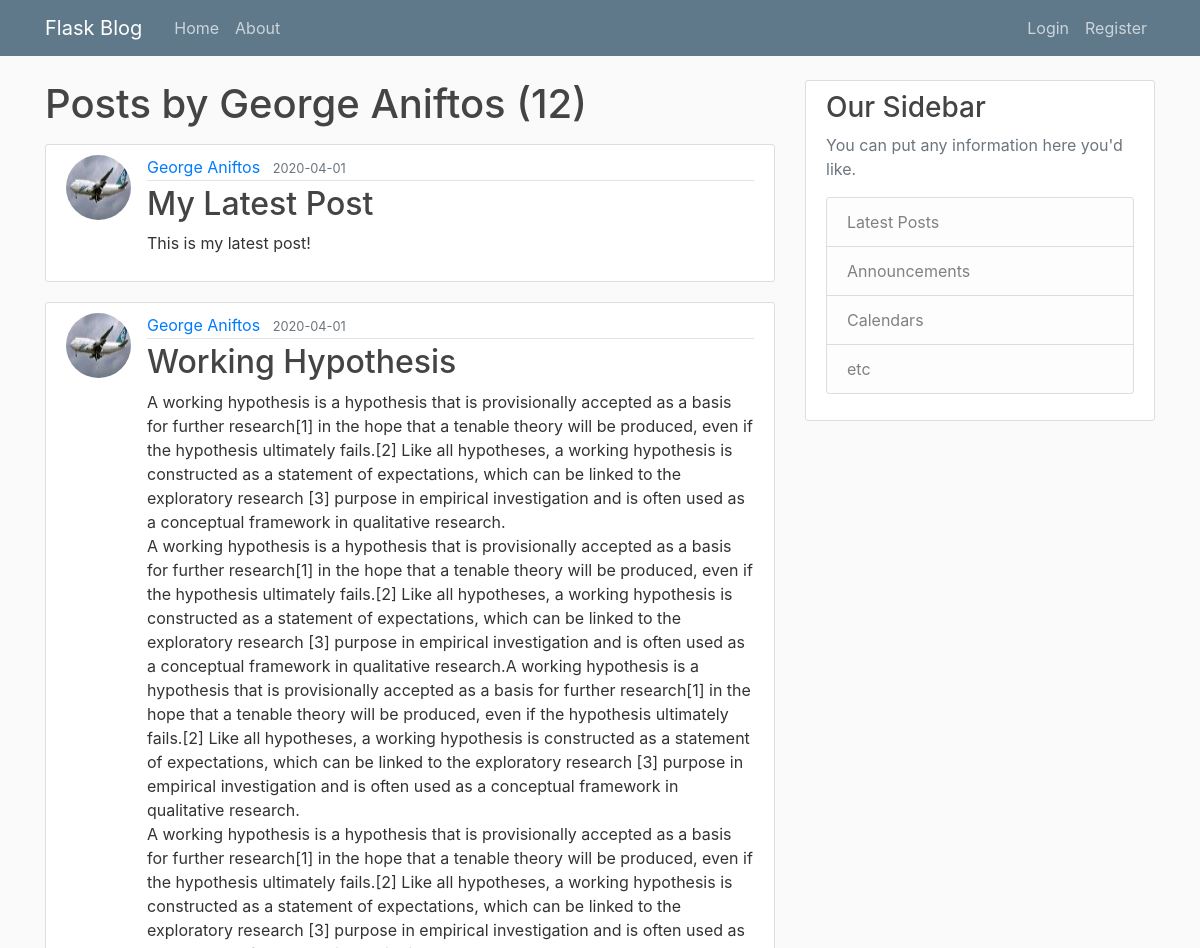
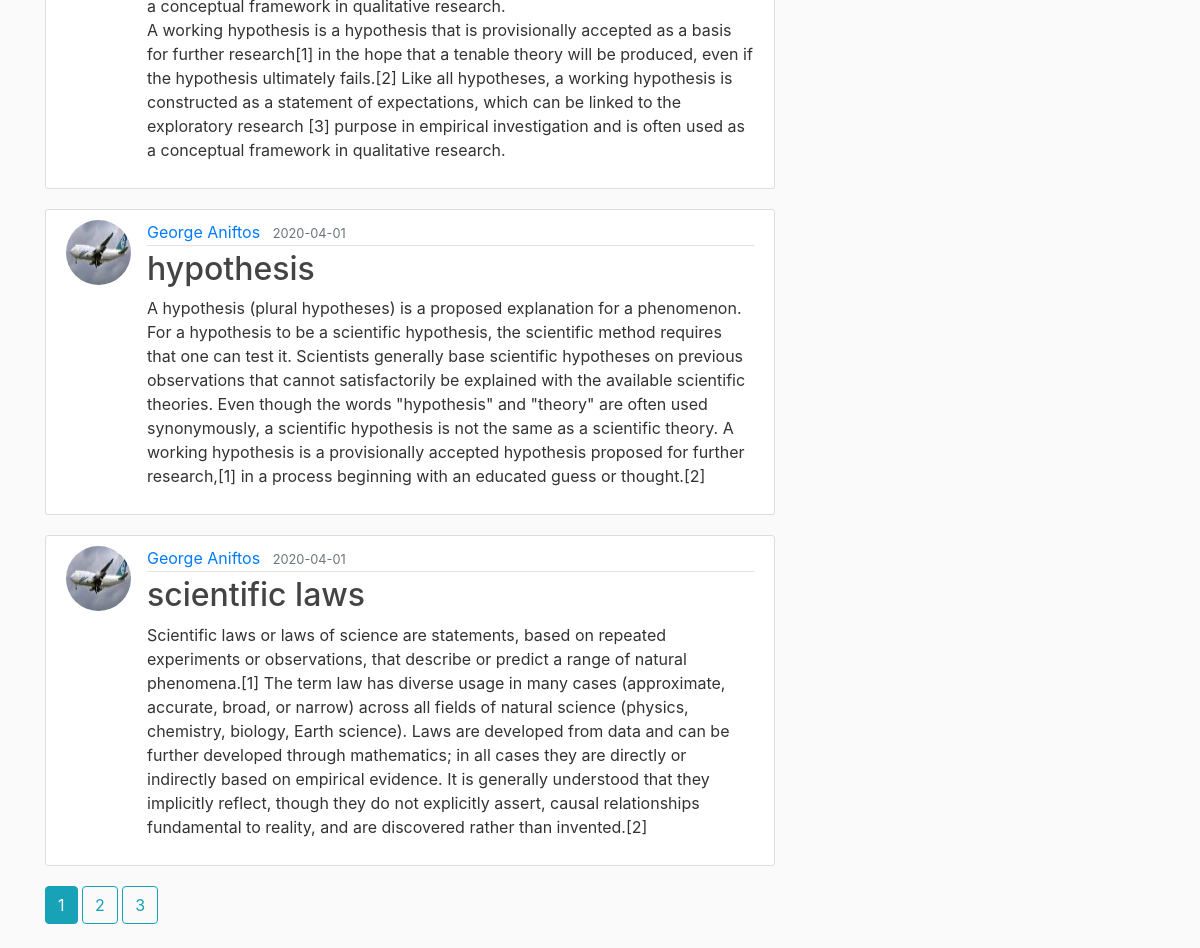
Page /user/George Aniftos on the committed database (2 pictures, top to bottom).
### flaskblog/models.py (models this page shows, shortened)
class User(db.Model, UserMixin): #Each class is an individual table on the database with the name of "user" (lowercase)
    id = db.Column(db.Integer, primary_key = True) #primary key means a unique id for a user
    username = db.Column(db.String(20), unique = True, nullable = False) #unique means again same us above, cant be empty
    email = db.Column(db.String(120), unique = True, nullable = False)
    image_file = db.Column(db.String(20), nullable = False, default = 'default.jpg') #no unique = True because there is going to be a default picture
    password = db.Column(db.String(60), nullable = True) #generate hash of 60 characters
    posts = db.relationship('Post', backref='author', lazy = True) #defines a relationship not a column!
    '''Our post attritube has relationship to the Post model(class).
    Backref (is like creating a new column but not actuall) and uses the author attribute to get the user who created the post!
    Lazy defines when to pull all the posts data from that specific user. '''

class Post(db.Model): #Each class is an individual table on the database with the name "post" (lowercase)
    id = db.Column(db.Integer, primary_key = True) #unique post
    title = db.Column(db.String(100), nullable = False)
    date_posted = db.Column(db.DateTime, nullable = False, default = datetime.utcnow)
    content = db.Column(db.Text, nullable = False)
    user_id = db.Column(db.Integer, db.ForeignKey('user.id'), nullable=False) # specify is a foreign key.

### flaskblog/routes.py (the view)
@app.route("/user/<string:username>")
def user_posts(username):
    page = request.args.get('page', 1, type=int)
    user = User.query.filter_by(username=username).first_or_404() #get the first user with this username
    posts = Post.query.filter_by(author=user)\
        .order_by(Post.date_posted.desc())\
        .paginate(page = page, per_page=4) #grab all posts from database
    return render_template('user_posts.html', posts = posts, user=user)

### flaskblog/templates/user_posts.html
{% extends 'layout.html' %}
{% block content %}
    <h1 class="mb-3">Posts by {{ user.username }} ({{ posts.total }})</h1>
    {% for post in posts.items %}
        <article class="media content-section">
            <img class="rounded-circle article-img" src="{{ url_for('static', filename='profile_pics/'+ post.author.image_file) }}">
            <div class="media-body">
                <div class="article-metadata">
                    <a class="mr-2" href="{{ url_for('user_posts', username=post.author.username) }}">{{ post.author.username }}</a>
                    <small class="text-muted">{{ post.date_posted.strftime('%Y-%m-%d') }}</small>
                </div>
                <h2><a class="article-title" href="{{ url_for('post', post_id=post.id) }}">{{ post.title }}</a></h2>
                <p class="article-content">{{ post.content }}</p>
            </div>
        </article>
    {% endfor %}
    {% for page_num in posts.iter_pages(left_edge=1, right_edge=1, left_current=1, right_current = 2) %}
        {% if page_num %}
            {% if posts.page == page_num %}
                <a class="btn btn-info mb-4" href="{{ url_for('user_posts', username=user.username, page=page_num) }}">{{ page_num }}</a>
            {% else %}
                <a class="btn btn-outline-info mb-4" href="{{ url_for('user_posts', username=user.username, page=page_num) }}">{{ page_num }}</a>
            {% endif %}
        {% else %}
        ...
        {% endif %}
    {% endfor %}
{% endblock content %}

### flaskblog/templates/layout.html (shortened to what this page needs)
<!DOCTYPE html>
<html>
<head>
    <link rel="stylesheet" href="https://stackpath.bootstrapcdn.com/bootstrap/4.3.1/css/bootstrap.min.css">
    <link rel="stylesheet" type = "text/css" href="{{ url_for('static', filename = 'main.css') }}">
</head>
<body>
    <header class="site-header">
        <nav class="navbar navbar-expand-md navbar-dark bg-steel fixed-top">
          <div class="container">
            <a class="navbar-brand mr-4" href="/">Flask Blog</a>
            <div class="collapse navbar-collapse" id="navbarToggle">
              <div class="navbar-nav mr-auto">
                <a class="nav-item nav-link" href="{{ url_for('home')}}">Home</a>
                <a class="nav-item nav-link" href="{{ url_for('about')}}">About</a>
              </div>
              <div class="navbar-nav">
                {% if current_user.is_authenticated %}
                  <a class="nav-item nav-link" href="{{ url_for('new_post')}}">New Post</a>
                  <a class="nav-item nav-link" href="{{ url_for('account')}}">Account</a>
                  <a class="nav-item nav-link" href="{{ url_for('logout')}}">Logout</a>
                {% else %}
                  <a class="nav-item nav-link" href="{{ url_for('login')}}">Login</a>
                  <a class="nav-item nav-link" href="{{ url_for('register')}}">Register</a>
                {% endif %}
              </div>
            </div>
          </div>
        </nav>
    </header>
    <main role="main" class="container">
        <div class="row">
            <div class="col-md-8">
                {% block content %}{% endblock %}
            </div>
            <div class="col-md-4">
                <div class="content-section">
                    <h3>Our Sidebar</h3>
                    <p class='text-muted'>You can put any information here you'd like.
                        <ul class="list-group">
                            <li class="list-group-item list-group-item-light">Latest Posts</li>
                            <li class="list-group-item list-group-item-light">Announcements</li>
                            <li class="list-group-item list-group-item-light">Calendars</li>
                            <li class="list-group-item list-group-item-light">etc</li>
                        </ul>
                    </p>
                </div>
            </div>
        </div>
    </main>
</body>
</html>

### flaskblog/static/main.css (style rules this page uses)
body { background: #fafafa; color: #333333; margin-top: 5rem; }
h1, h2, h3, h4, h5, h6 { color: #444444; }
.bg-steel { background-color: #5f788a; }
.site-header .navbar-nav .nav-link { color: #cbd5db; }
.content-section { background: #ffffff; padding: 10px 20px; border: 1px solid #dddddd; border-radius: 3px; margin-bottom: 20px; }
.article-title { color: #444444; }
.article-content { white-space: pre-line; }
.article-img { height: 65px; width: 65px; margin-right: 16px; }
.article-metadata { padding-bottom: 1px; margin-bottom: 4px; border-bottom: 1px solid #e3e3e3 }

### rows in the picture
User: username "George Aniftos"
Post: image_file (picture), author.username "George Aniftos", date_posted "2020-04-01", title "My Latest Post", content "This is my latest post!"
Post: image_file (picture), author.username "George Aniftos", date_posted "2020-04-01", title "Working Hypothesis", content "A working hypothesis is a hypothesis that is provisionally accepted as a basis for further research[1] in the hope that a tenable theory will be produced, even if the hypothesis ultimately fails.[2] Like all hypotheses, a working hypothesis is constructed as a statement of expectations, which can be linked to the exploratory research [3] purpose in empirical investigation and is often used as a conceptual framework in qualitative research. A working hypothesis is a hypothesis that is provisionally accepted as a basis for further research[1] in the hope that a tenable theory will be produced, even if the hypothesis ultimately fails.[2] Like all hypotheses, a working hypothesis is constructed…"
Post: image_file (picture), author.username "George Aniftos", date_posted "2020-04-01", title "hypothesis", content "A hypothesis (plural hypotheses) is a proposed explanation for a phenomenon. For a hypothesis to be a scientific hypothesis, the scientific method requires that one can test it. Scientists generally base scientific hypotheses on previous observations that cannot satisfactorily be explained with the available scientific theories. Even though the words \"hypothesis\" and \"theory\" are often used synonymously, a scientific hypothesis is not the same as a scientific theory. A working hypothesis is a provisionally accepted hypothesis proposed for further research,[1] in a process beginning with an educated guess or thought.[2]"
Post: image_file (picture), author.username "George Aniftos", date_posted "2020-04-01", title "scientific laws", content "Scientific laws or laws of science are statements, based on repeated experiments or observations, that describe or predict a range of natural phenomena.[1] The term law has diverse usage in many cases (approximate, accurate, broad, or narrow) across all fields of natural science (physics, chemistry, biology, Earth science). Laws are developed from data and can be further developed through mathematics; in all cases they are directly or indirectly based on empirical evidence. It is generally understood that they implicitly reflect, though they do not explicitly assert, causal relationships fundamental to reality, and are discovered rather than invented.[2]"

### other values in the picture
{{ posts.total }} "12"
{{ page_num }} "1"
{{ page_num }} "2" "3"
